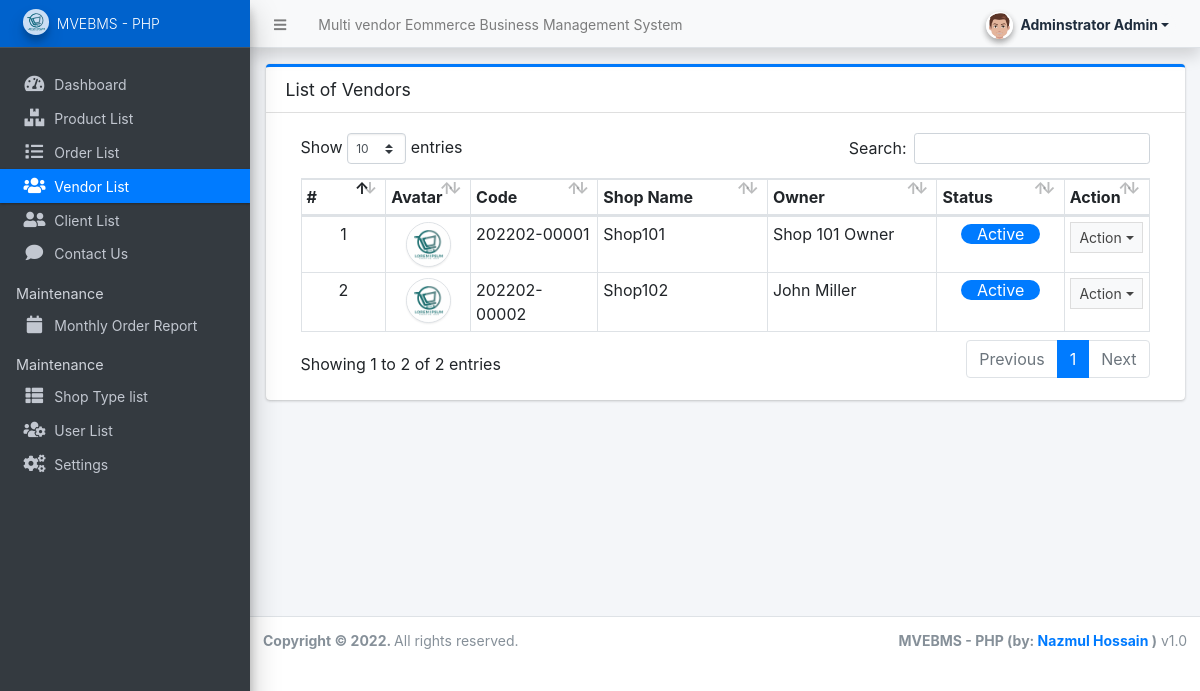
Screenshot of /admin/?page=vendors (signed in) with the database file from the repository.
### tables this page shows
CREATE TABLE `vendor_list` (
  `id` int(30) NOT NULL,
  `code` varchar(100) NOT NULL,
  `shop_type_id` int(30) NOT NULL,
  `shop_name` text NOT NULL,
  `shop_owner` text NOT NULL,
  `contact` text NOT NULL,
  `username` text NOT NULL,
  `password` text NOT NULL,
  `avatar` text DEFAULT NULL,
  `status` tinyint(1) NOT NULL DEFAULT 1,
  `delete_flag` tinyint(1) NOT NULL DEFAULT 0,
  `date_created` datetime NOT NULL DEFAULT current_timestamp(),
  `date_updated` datetime DEFAULT NULL ON UPDATE current_timestamp()
);

### config.php (called while the page is built, shortened)
<?php
function validate_image($file){
    $file = explode("?",$file)[0];
	if(!empty($file)){
		if(is_file(base_app.$file)){
			return base_url.$file;
		}else{
			return base_url.'dist/img/no-image-available.png';
		}
	}else{
		return base_url.'dist/img/no-image-available.png';
	}
}
?>

### admin/vendors/index.php (the view, shortened to what this page needs)
<div class="card card-outline card-primary">
	<div class="card-header">
		<h3 class="card-title">List of Vendors</h3>
	</div>
	<div class="card-body">
		<div class="container-fluid">
        <div class="container-fluid">
			<table class="table table-bordered table-stripped">
				<colgroup>
					<col width="10%">
					<col width="10%">
					<col width="15%">
					<col width="20%">
					<col width="20%">
					<col width="15%">
					<col width="10%">
				</colgroup>
				<thead>
					<tr>
						<th>#</th>
						<th>Avatar</th>
						<th>Code</th>
						<th>Shop Name</th>
						<th>Owner</th>
						<th>Status</th>
						<th>Action</th>
					</tr>
				</thead>
				<tbody>
					<?php
					$i = 1;
						$qry = $conn->query("SELECT * from `vendor_list` where delete_flag = 0 order by shop_name asc ");
						while($row = $qry->fetch_assoc()):
					?>
						<tr>
							<td class="text-center"><?php echo $i++; ?></td>
							<td class="text-center"><img src="<?php echo validate_image($row['avatar']) ?>" class="img-avatar img-thumbnail p-0 border-2" alt="vendor_avatar"></td>
							<td><?php echo ($row['code']) ?></td>
							<td><?php echo ucwords($row['shop_name']) ?></td>
							<td><?php echo ucwords($row['shop_owner']) ?></td>
							<td class="text-center">
								<?php if($row['status'] == 1): ?>
									<span class="bage badge-primary px-3 rounded-pill">Active</span>
								<?php else: ?>
									<span class="bage badge-danger px-3 rounded-pill">Inactive</span>
								<?php endif; ?>
							</td>
							<td align="center">
								 <button type="button" class="btn btn-flat btn-default btn-sm dropdown-toggle dropdown-icon" data-toggle="dropdown">
				                  		Action
				                  </button>
							</td>
						</tr>
					<?php endwhile; ?>
				</tbody>
			</table>
		</div>
		</div>
	</div>
</div>

### admin/vendors/index.php (style rules this page uses)
.img-avatar { width:45px; height:45px; object-fit:cover; object-position:center center; border-radius:100%; }

### rows the page displays
vendor_list: code "202202-00001", shop_name "Shop101", shop_owner "Shop 101 Owner", status "Active"
vendor_list: code "202202-00002", shop_name "Shop102", shop_owner "John Miller", status "Active"

### other values shown
$_settings->info('name') "Multi vendor Eommerce Business Management System"
$_settings->userdata('firstname').' '.$_settings->userdata('lastname') "Adminstrator Admin"
$_settings->info('short_name') "MVEBMS - PHP"
